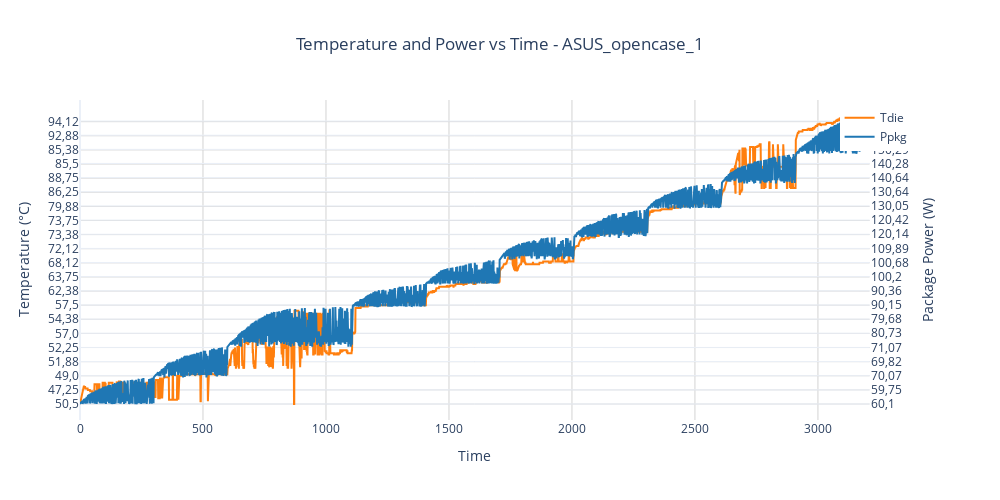
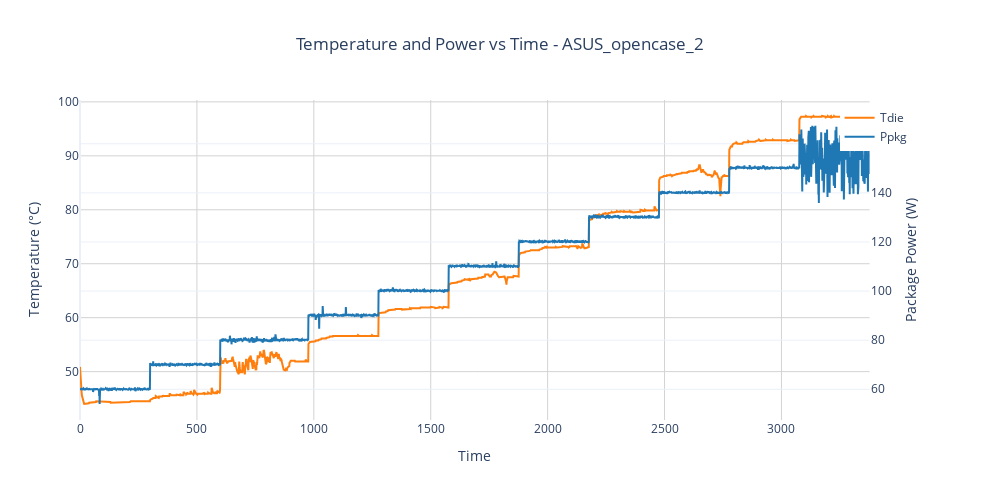
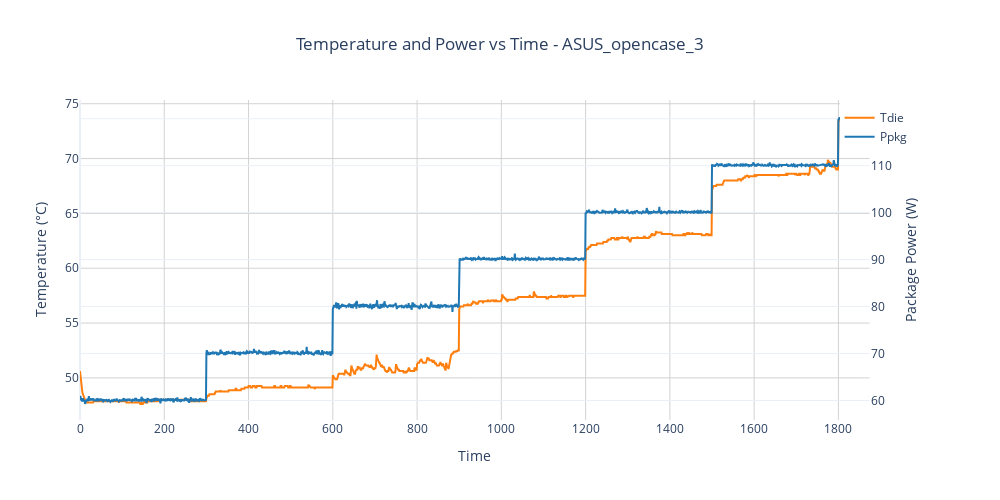
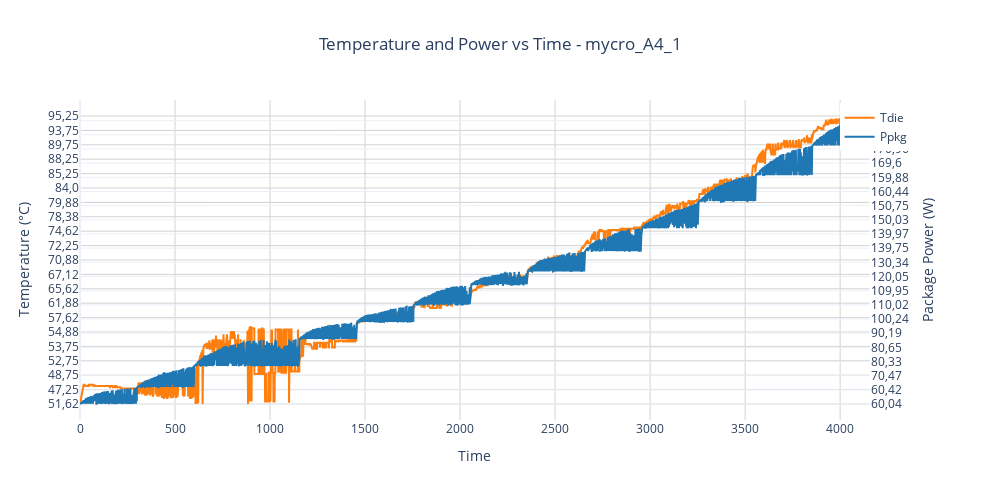

The notebook cell saved with these charts, in order:
### Code cell
# Function to create time series plots
def plot_time_series(df, title):
    fig = make_subplots(specs=[[{"secondary_y": True}]])

    # Temperature trace
    fig.add_trace(
        go.Scatter(
            x=df['t'],
            y=df['Tdie'],
            name="Tdie",
            line=dict(color='#ff7f0e', width=2)
        ),
        secondary_y=False
    )

    # Power trace
    fig.add_trace(
        go.Scatter(
            x=df['t'],
            y=df['Ppkg'],
            name="Ppkg",
            line=dict(color='#1f77b4', width=2)
        ),
        secondary_y=True
    )

    fig.update_layout(
        title=dict(
            text=title,
            x=0.5
        ),
        plot_bgcolor='white',
        hovermode='x unified',
        width=1000,
        height=500,
        showlegend=True,
        legend=dict(
            yanchor="top",
            y=0.99,
            xanchor="right",
            x=0.99
        )
    )

    fig.update_xaxes(title_text="Time", gridcolor='lightgray')
    fig.update_yaxes(title_text="Temperature (°C)", secondary_y=False, gridcolor='lightgray')
    fig.update_yaxes(title_text="Package Power (W)", secondary_y=True)

    return fig

# Plot time series for each dataset
for name, df in dataframes.items():
    fig = plot_time_series(df, f"Temperature and Power vs Time - {name}")
    fig.show()

### Figure 1 — Plotly figure (JSON) as saved in the notebook; plotly's stock layout.template omitted (floating-point values rounded to 4 significant figures; data arrays with more than 128 entries replaced by an {"elided": "..."} marker saying what was removed)
{"data": [{"line": {"color": "#ff7f0e", "width": 2}, "name": "Tdie", "x": {"elided": "3211 int values"}, "y": {"elided": "3211 str values"}, "type": "scatter", "xaxis": "x", "yaxis": "y"}, {"line": {"color": "#1f77b4", "width": 2}, "name": "Ppkg", "x": {"elided": "3211 int values"}, "y": {"elided": "3211 str values"}, "type": "scatter", "xaxis": "x", "yaxis": "y2"}], "layout": {"xaxis": {"anchor": "y", "domain": [0.0, 0.94], "title": {"text": "Time"}, "gridcolor": "lightgray"}, "yaxis": {"anchor": "x", "domain": [0.0, 1.0], "title": {"text": "Temperature (°C)"}, "gridcolor": "lightgray"}, "yaxis2": {"anchor": "x", "overlaying": "y", "side": "right", "title": {"text": "Package Power (W)"}}, "title": {"text": "Temperature and Power vs Time - ASUS_opencase_1", "x": 0.5}, "legend": {"yanchor": "top", "y": 0.99, "xanchor": "right", "x": 0.99}, "plot_bgcolor": "white", "hovermode": "x unified", "width": 1000, "height": 500, "showlegend": true}}

### Figure 2 — Plotly figure (JSON) as saved in the notebook; plotly's stock layout.template omitted (floating-point values rounded to 4 significant figures; data arrays with more than 128 entries replaced by an {"elided": "..."} marker saying what was removed)
{"data": [{"line": {"color": "#ff7f0e", "width": 2}, "name": "Tdie", "x": {"elided": "3378 int values"}, "y": {"elided": "3378 float values"}, "type": "scatter", "xaxis": "x", "yaxis": "y"}, {"line": {"color": "#1f77b4", "width": 2}, "name": "Ppkg", "x": {"elided": "3378 int values"}, "y": {"elided": "3378 float values"}, "type": "scatter", "xaxis": "x", "yaxis": "y2"}], "layout": {"xaxis": {"anchor": "y", "domain": [0.0, 0.94], "title": {"text": "Time"}, "gridcolor": "lightgray"}, "yaxis": {"anchor": "x", "domain": [0.0, 1.0], "title": {"text": "Temperature (°C)"}, "gridcolor": "lightgray"}, "yaxis2": {"anchor": "x", "overlaying": "y", "side": "right", "title": {"text": "Package Power (W)"}}, "title": {"text": "Temperature and Power vs Time - ASUS_opencase_2", "x": 0.5}, "legend": {"yanchor": "top", "y": 0.99, "xanchor": "right", "x": 0.99}, "plot_bgcolor": "white", "hovermode": "x unified", "width": 1000, "height": 500, "showlegend": true}}

### Figure 3 — Plotly figure (JSON) as saved in the notebook; plotly's stock layout.template omitted (floating-point values rounded to 4 significant figures; data arrays with more than 128 entries replaced by an {"elided": "..."} marker saying what was removed)
{"data": [{"line": {"color": "#ff7f0e", "width": 2}, "name": "Tdie", "x": {"elided": "1875 int values"}, "y": {"elided": "1875 float values"}, "type": "scatter", "xaxis": "x", "yaxis": "y"}, {"line": {"color": "#1f77b4", "width": 2}, "name": "Ppkg", "x": {"elided": "1875 int values"}, "y": {"elided": "1875 float values"}, "type": "scatter", "xaxis": "x", "yaxis": "y2"}], "layout": {"xaxis": {"anchor": "y", "domain": [0.0, 0.94], "title": {"text": "Time"}, "gridcolor": "lightgray"}, "yaxis": {"anchor": "x", "domain": [0.0, 1.0], "title": {"text": "Temperature (°C)"}, "gridcolor": "lightgray"}, "yaxis2": {"anchor": "x", "overlaying": "y", "side": "right", "title": {"text": "Package Power (W)"}}, "title": {"text": "Temperature and Power vs Time - ASUS_opencase_3", "x": 0.5}, "legend": {"yanchor": "top", "y": 0.99, "xanchor": "right", "x": 0.99}, "plot_bgcolor": "white", "hovermode": "x unified", "width": 1000, "height": 500, "showlegend": true}}

### Figure 4 — Plotly figure (JSON) as saved in the notebook; plotly's stock layout.template omitted (floating-point values rounded to 4 significant figures; data arrays with more than 128 entries replaced by an {"elided": "..."} marker saying what was removed)
{"data": [{"line": {"color": "#ff7f0e", "width": 2}, "name": "Tdie", "x": {"elided": "4156 int values"}, "y": {"elided": "4156 str values"}, "type": "scatter", "xaxis": "x", "yaxis": "y"}, {"line": {"color": "#1f77b4", "width": 2}, "name": "Ppkg", "x": {"elided": "4156 int values"}, "y": {"elided": "4156 str values"}, "type": "scatter", "xaxis": "x", "yaxis": "y2"}], "layout": {"xaxis": {"anchor": "y", "domain": [0.0, 0.94], "title": {"text": "Time"}, "gridcolor": "lightgray"}, "yaxis": {"anchor": "x", "domain": [0.0, 1.0], "title": {"text": "Temperature (°C)"}, "gridcolor": "lightgray"}, "yaxis2": {"anchor": "x", "overlaying": "y", "side": "right", "title": {"text": "Package Power (W)"}}, "title": {"text": "Temperature and Power vs Time - mycro_A4_1", "x": 0.5}, "legend": {"yanchor": "top", "y": 0.99, "xanchor": "right", "x": 0.99}, "plot_bgcolor": "white", "hovermode": "x unified", "width": 1000, "height": 500, "showlegend": true}}
